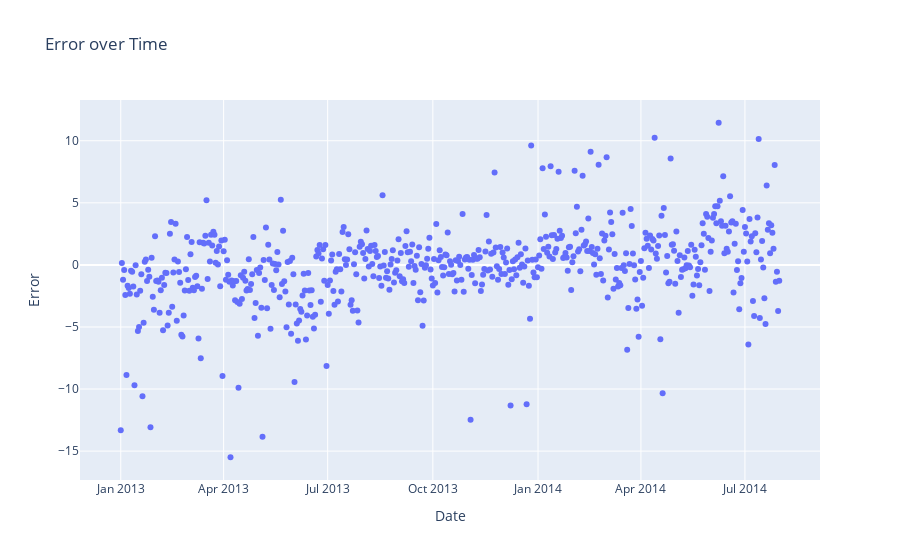

Notebook source saved alongside this figure:
### Code cell
fig = go.Figure()
fig.add_trace(go.Scatter(x=sales['Date'], y=sales['error'],
                    mode='markers',
                    name='actual'))

fig.update_layout(title='Error over Time',
                   xaxis_title='Date',
                   yaxis_title='Error')

fig.show()

### Figure 1 — Plotly figure (JSON) as saved in the notebook; plotly's stock layout.template omitted (floating-point values rounded to 4 significant figures; data arrays with more than 128 entries replaced by an {"elided": "..."} marker saying what was removed)
{"data": [{"mode": "markers", "name": "actual", "type": "scatter", "x": {"elided": "577 str values"}, "y": {"elided": "577 float values"}}], "layout": {"title": {"text": "Error over Time"}, "xaxis": {"title": {"text": "Date"}}, "yaxis": {"title": {"text": "Error"}}}}
